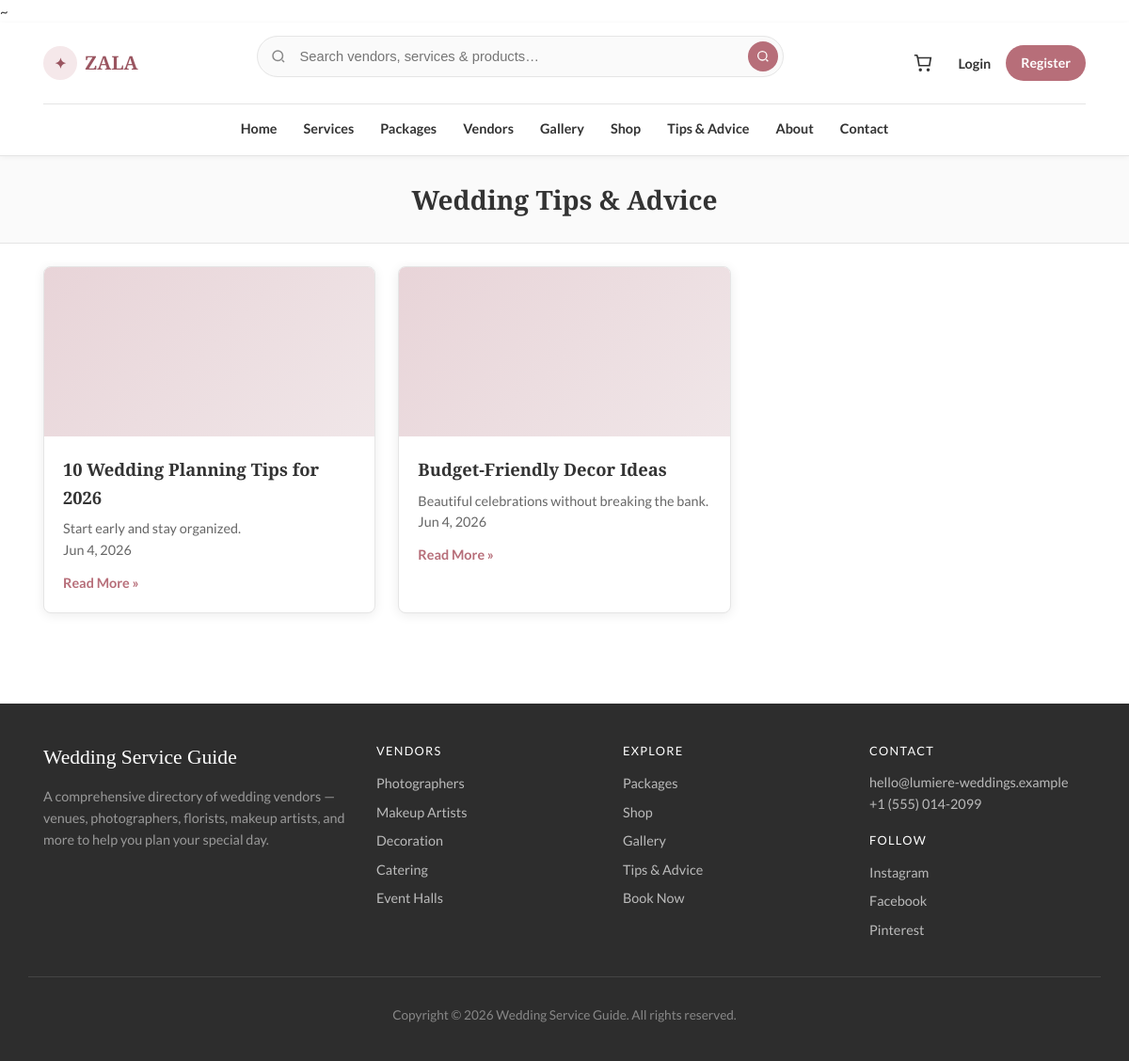
Screenshot of /blog.php with the database file from the repository.
### tables this page shows
CREATE TABLE blogs (
    id INT UNSIGNED AUTO_INCREMENT PRIMARY KEY,
    author_id INT UNSIGNED DEFAULT NULL,
    title VARCHAR(220) NOT NULL,
    slug VARCHAR(240) NOT NULL UNIQUE,
    excerpt TEXT,
    content LONGTEXT NOT NULL,
    image VARCHAR(255) DEFAULT NULL,
    is_published TINYINT(1) NOT NULL DEFAULT 1,
    published_at DATETIME DEFAULT CURRENT_TIMESTAMP,
    created_at TIMESTAMP DEFAULT CURRENT_TIMESTAMP,
    FOREIGN KEY (author_id) REFERENCES users(id) ON DELETE SET NULL
);

### includes/db.php (called while the page is built, shortened)
~<?php
function db(): PDO
{
    $config = require dirname(__DIR__) . '/config.php';
    $db = $config['database'];
    $dsn = sprintf(
        'mysql:host=%s;port=%d;dbname=%s;charset=utf8mb4',
        $db['host'],
        (int) $db['port'],
        $db['name']
    );
    $pdo = new PDO($dsn, $db['user'], $db['pass'], [
        PDO::ATTR_ERRMODE            => PDO::ERRMODE_EXCEPTION,
        PDO::ATTR_DEFAULT_FETCH_MODE => PDO::FETCH_ASSOC,
        PDO::ATTR_EMULATE_PREPARES   => false,
    ]);
    return $pdo;
}

### includes/functions.php (called while the page is built, shortened)
<?php
function e(?string $value): string
{
    return htmlspecialchars((string) $value, ENT_QUOTES, 'UTF-8');
}

### blog.php (the view, shortened to what this page needs)
<?php
require_once __DIR__ . '/includes/db.php';
require_once __DIR__ . '/includes/functions.php';
    ?>
    <?php
$posts = db()->query('SELECT id, title, slug, excerpt, published_at FROM blogs WHERE is_published = 1 ORDER BY published_at DESC')->fetchAll();
require __DIR__ . '/includes/header.php';
?>
    <div class="page-title-bar"><div class="shell"><h1>Wedding Tips &amp; Advice</h1></div></div>
    <main id="main" class="section" style="padding-top:0;">
        <div class="shell">
            <div class="cards cards--3">
                <?php foreach ($posts as $p) : ?>
                    <article class="card">
                        <div class="card__img card__thumb--placeholder"></div>
                        <div class="card__body">
                            <h3><a href="blog.php?slug=<?= e($p['slug']) ?>"><?= e($p['title']) ?></a></h3>
                            <p><?= e((string) $p['excerpt']) ?></p>
                            <p class="text-muted"><?= e(date('M j, Y', strtotime($p['published_at']))) ?></p>
                            <a class="read-more" href="blog.php?slug=<?= e($p['slug']) ?>">Read More &raquo;</a>
                        </div>
                    </article>
                <?php endforeach; ?>
            </div>
        </div>
    </main>
<?php require __DIR__ . '/includes/footer.php'; ?>

### css/wedding.css (style rules this page uses)
:root { --white: #ffffff; --bg: #fafafa; --bg-alt: #f3f3f3; --text: #333333; --text-muted: #666666; --text-light: #888888; --rose: #b76e79; --rose-dark: #9a5560; --rose-light: #f5e8ea; --gold: #c4a35a; --border: #e5e5e5; --shadow: 0 2px 12px rgba(0, 0, 0, 0.08); --shadow-hover: 0 8px 24px rgba(0, 0, 0, 0.12); --radius: 4px; --radius-lg: 8px; --font-sans: "Lato", "Segoe UI", system-ui, sans-serif; --font-display: "Playfair Display", Georgia, serif; --shell: min(1140px, calc(100% - 2rem)); --header-h: 72px; }
*, *::before, *::after { box-sizing: border-box; }
html { scroll-behavior: smooth; }
body { margin: 0; font-family: var(--font-sans); font-size: 15px; line-height: 1.6; color: var(--text); background: var(--white); }
a { color: var(--rose-dark); text-decoration: none; }
.shell { width: var(--shell); margin-inline: auto; padding-inline: 1rem; }
.section { padding: 3rem 0; }
.cards { display: grid; gap: 1.5rem; }
.cards--3 { grid-template-columns: repeat(3, 1fr); }
.card { background: var(--white); border: 1px solid var(--border); border-radius: var(--radius-lg); overflow: hidden; box-shadow: var(--shadow); transition: box-shadow 0.25s, transform 0.25s; }
.card__img { height: 180px; background-size: cover; background-position: center; background-color: var(--bg-alt); }
.card__body { padding: 1.25rem; }
.card h3 { font-family: var(--font-display); font-size: 1.15rem; margin: 0 0 0.5rem; color: var(--text); }
.card h3 a { color: var(--text); text-decoration: none; }
.card p { margin: 0; color: var(--text-muted); font-size: 0.9rem; line-height: 1.55; }
.card__meta, .text-muted { color: var(--text-light); font-size: 0.85rem; }
.read-more { display: inline-block; margin-top: 0.75rem; font-size: 0.9rem; font-weight: 600; color: var(--rose) !important; }
.card__thumb--placeholder { background: linear-gradient(135deg, #e8d4d8, #f0e6e8); }
.page-title-bar { background: var(--bg); border-bottom: 1px solid var(--border); padding: 1.5rem 0; margin-bottom: 1.5rem; }
.page-title-bar h1 { font-family: var(--font-display); font-size: 1.75rem; margin: 0; text-align: center; }
:root { --radius-xl: 16px; --dash-shadow: 0 4px 20px rgba(0, 0, 0, 0.06); }
.text-muted { color: var(--text-muted); }

### rows the page displays
blogs: title "10 Wedding Planning Tips for 2026", excerpt "Start early and stay organized.", published_at "Jun 4, 2026"
blogs: title "Budget-Friendly Decor Ideas", excerpt "Beautiful celebrations without breaking the bank.", published_at "Jun 4, 2026"

### other values shown
$siteName "Wedding Service Guide"
$email "hello@lumiere-weddings.example"
$phone "+1 (555) 014-2099"
